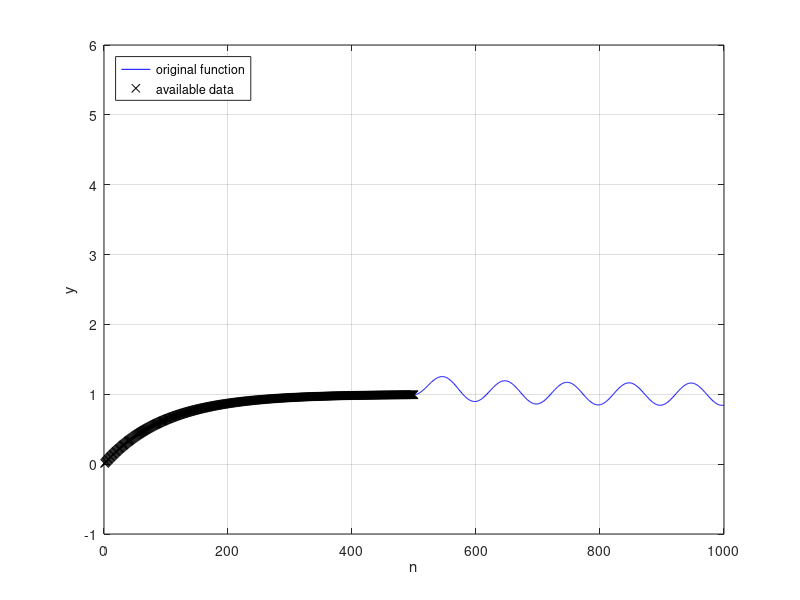

The MATLAB script that drew this image:
% generate data
function [X,Xtrain,Ytrain,fig,y] = data_generator2()

% data generator
umin=-5;
umax=5;
Tc=0.01;
T=0.01;
n=linspace(1,1000,1000);
X(1:1:1000)=1;
%X =rand(1,500).*(umax-umin);
%X= [X,rand(1,500).*(umax-umin)];
X(501:1:1000)=sin(2*pi*1*n(501:1000)*T)+1;
%X=sin(n)*10;X
k=1;
y1(1)=0;
y2(1:2)=0;


for(i=1:1:1000)
    y(i)=(k*X(i)*T.^(2)+y2(i)*(T-Tc-T.^(2)*k)+y1(i)*(2*Tc-T))/Tc;
    y1(i+1)=y(i);
    y2(i+1)=y1(i);
end
y1=y1(1:1:1000);
y2=y2(1:1:1000);
X=[X;y1;y2];
%f = abs( (X.^1.95)) + 2;
f=y;
fig = figure;
plot(n,f,'b-')
hold on
grid on

% available data points
Ytrain = f ;%+ 5*(rand(1,length(f))-.5);
Xtrain = X(:,1:500);
%n=n([1:30 81:450 601:930 970:1000]);
n=n(1:500);
Ytrain = Ytrain(1:500);
%plot(n,Ytrain,'kx',n,Xtrain)
plot(n,Ytrain,'kx')
xlabel('n')
ylabel('y')
ylim([-1 6])
legend('original function','available data','location','northwest')
end
